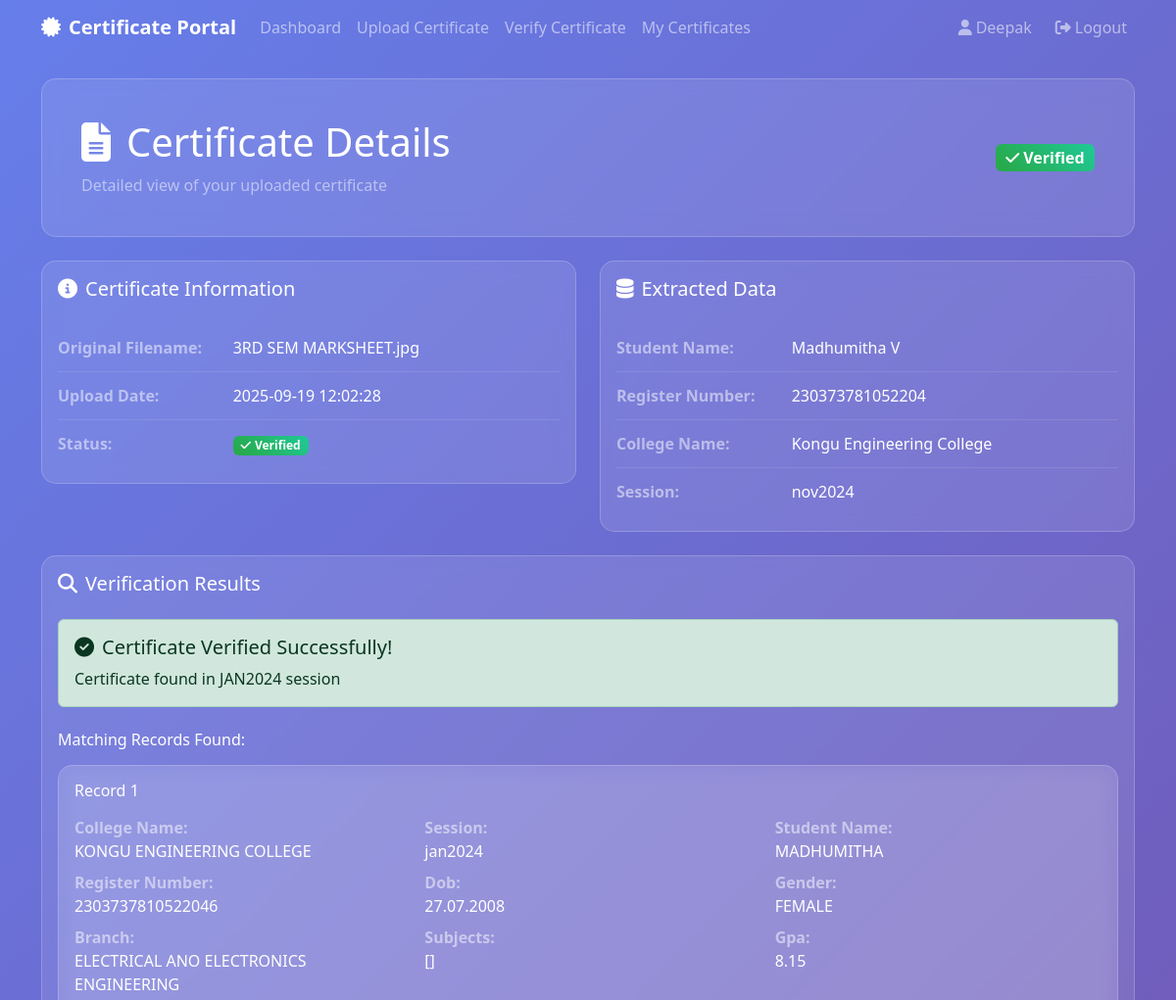
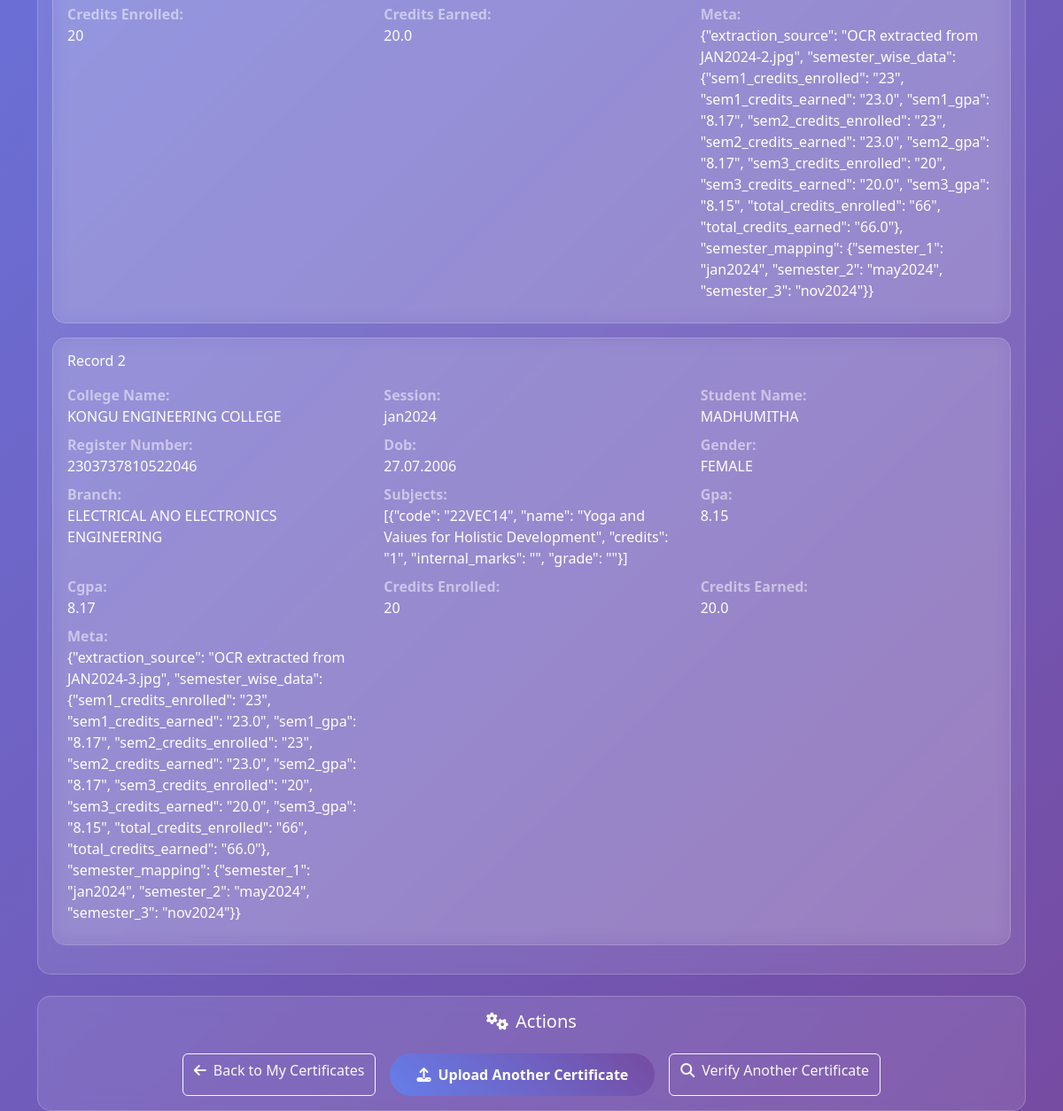
/certificate/2 (signed in), run on the app's committed database (2 pictures, top to bottom).
### tables this page shows
CREATE TABLE user_certificates (
        id INTEGER PRIMARY KEY AUTOINCREMENT,
        user_id INTEGER,
        filename TEXT NOT NULL,
        original_filename TEXT NOT NULL,
        upload_date TIMESTAMP DEFAULT CURRENT_TIMESTAMP,
        extracted_data TEXT,
        verification_status TEXT DEFAULT 'pending',
        verification_result TEXT,
        FOREIGN KEY (user_id) REFERENCES portal_users (id)
    );

### user/app.py (the view)
@app.route('/certificate/<int:cert_id>')
@login_required
def view_certificate(cert_id):
    conn = get_user_db()
    cursor = conn.cursor()
    cursor.execute('SELECT * FROM user_certificates WHERE id = ? AND user_id = ?', (cert_id, session['user_id']))
    cert = cursor.fetchone()
    conn.close()
    if not cert:
        flash('Certificate not found.', 'danger')
        return redirect(url_for('my_certificates'))
    cert_data = {
        'id': cert[0], 'user_id': cert[1], 'filename': cert[2], 'original_filename': cert[3],
        'upload_date': cert[4], 'extracted_data': json.loads(cert[5] or '{}'),
        'verification_status': cert[6], 'verification_result': json.loads(cert[7] or '{}')
    }
    return render_template('view_certificate.html', certificate=cert_data)

### user/app.py (called while the page is built)
def get_user_db():
    return sqlite3.connect(USER_DB_PATH)

def login_required(f):
    @wraps(f)
    def decorated_function(*args, **kwargs):
        if 'user_id' not in session:
            flash('Please log in to access this page.', 'warning')
            return redirect(url_for('login'))
        return f(*args, **kwargs)
    return decorated_function

### user/templates/view_certificate.html (shortened to what this page needs)
<!DOCTYPE html>
<html lang="en">
<head>
    <link href="https://cdn.jsdelivr.net/npm/bootstrap@5.3.2/dist/css/bootstrap.min.css" rel="stylesheet">
    <link href="https://cdnjs.cloudflare.com/ajax/libs/font-awesome/6.4.0/css/all.min.css" rel="stylesheet">
</head>
<body>
    <nav class="navbar navbar-expand-lg navbar-dark bg-transparent">
        <div class="container">
            <a class="navbar-brand fw-bold" href="{{ url_for('dashboard') }}">
                <i class="fas fa-certificate me-2"></i>Certificate Portal
            </a>
            <div class="collapse navbar-collapse" id="navbarNav">
                <div class="navbar-nav me-auto">
                    <a class="nav-link" href="{{ url_for('dashboard') }}">Dashboard</a>
                    <a class="nav-link" href="{{ url_for('upload_certificate') }}">Upload Certificate</a>
                    <a class="nav-link" href="{{ url_for('verify_certificate') }}">Verify Certificate</a>
                    <a class="nav-link" href="{{ url_for('my_certificates') }}">My Certificates</a>
                </div>
                <div class="navbar-nav">
                    <span class="navbar-text me-3">
                        <i class="fas fa-user me-1"></i>{{ session.full_name }}
                    </span>
                    <a class="nav-link" href="{{ url_for('logout') }}">
                        <i class="fas fa-sign-out-alt me-1"></i>Logout
                    </a>
                </div>
            </div>
        </div>
    </nav>
    <div class="container mt-4">
        <div class="row mb-4">
            <div class="col-12">
                <div class="card p-4">
                    <div class="card-body">
                        <div class="d-flex justify-content-between align-items-center">
                            <div>
                                <h1 class="text-white mb-2">
                                    <i class="fas fa-file-alt me-3"></i>Certificate Details
                                </h1>
                                <p class="text-white-50 mb-0">
                                    Detailed view of your uploaded certificate
                                </p>
                            </div>
                            <div>
                                {% if certificate.verification_status == 'verified' %}
                                    <span class="badge badge-verified fs-6">
                                        <i class="fas fa-check me-1"></i>Verified
                                    </span>
                                {% else %}
                                    <span class="badge badge-pending fs-6">
                                        <i class="fas fa-clock me-1"></i>Pending
                                    </span>
                                {% endif %}
                            </div>
                        </div>
                    </div>
                </div>
            </div>
        </div>
        <div class="row">
            <div class="col-lg-6 mb-4">
                <div class="card">
                    <div class="card-body">
                        <h5 class="text-white mb-4">
                            <i class="fas fa-info-circle me-2"></i>Certificate Information
                        </h5>
                        <div class="info-row">
                            <div class="row">
                                <div class="col-sm-4">
                                    <strong class="text-white-50">Original Filename:</strong>
                                </div>
                                <div class="col-sm-8">
                                    <span class="text-white">{{ certificate.original_filename }}</span>
                                </div>
                            </div>
                        </div>
                        <div class="info-row">
                            <div class="row">
                                <div class="col-sm-4">
                                    <strong class="text-white-50">Upload Date:</strong>
                                </div>
                                <div class="col-sm-8">
                                    <span class="text-white">{{ certificate.upload_date }}</span>
                                </div>
                            </div>
                        </div>
                        <div class="info-row">
                            <div class="row">
                                <div class="col-sm-4">
                                    <strong class="text-white-50">Status:</strong>
                                </div>
                                <div class="col-sm-8">
                                    {% if certificate.verification_status == 'verified' %}
                                        <span class="badge badge-verified">
                                            <i class="fas fa-check me-1"></i>Verified
                                        </span>
                                    {% else %}
                                        <span class="badge badge-pending">
                                            <i class="fas fa-clock me-1"></i>Pending
                                        </span>
                                    {% endif %}
                                </div>
                            </div>
                        </div>
                    </div>
                </div>
            </div>
            <div class="col-lg-6 mb-4">
                <div class="card">
                    <div class="card-body">
                        <h5 class="text-white mb-4">
                            <i class="fas fa-database me-2"></i>Extracted Data
                        </h5>
                        {% if certificate.extracted_data %}
                            {% for key, value in certificate.extracted_data.items() %}
                                {% if value %}
                                    <div class="info-row">
                                        <div class="row">
                                            <div class="col-sm-4">
                                                <strong class="text-white-50">{{ key.replace('_', ' ').title() }}:</strong>
                                            </div>
                                            <div class="col-sm-8">
                                                <span class="text-white">{{ value }}</span>
                                            </div>
                                        </div>
                                    </div>
                                {% endif %}
                            {% endfor %}
                        {% else %}
                            <div class="text-center text-white-50">
                                <i class="fas fa-exclamation-circle fa-2x mb-2"></i>
                                <p>No data extracted from this certificate</p>
                            </div>
                        {% endif %}
                    </div>
                </div>
            </div>
        </div>
        {% if certificate.verification_result %}
        <div class="row mb-4">
            <div class="col-12">
                <div class="card">
                    <div class="card-body">
                        <h5 class="text-white mb-4">
                            <i class="fas fa-search me-2"></i>Verification Results
                        </h5>
                        {% set result = certificate.verification_result %}
                        {% if result.status == 'verified' %}
                            <div class="alert alert-success">
                                <h5 class="alert-heading">
                                    <i class="fas fa-check-circle me-2"></i>Certificate Verified Successfully!
                                </h5>
                                <p class="mb-0">{{ result.message }}</p>
                            </div>
                            {% if result.records %}
                                <h6 class="text-white mt-4 mb-3">Matching Records Found:</h6>
                                {% for record in result.records %}
                                    <div class="card mb-3">
                                        <div class="card-body">
                                            <h6 class="text-white mb-3">Record {{ loop.index }}</h6>
                                            <div class="row">
                                                {% for key, value in record.items() %}
                                                    {% if value and key != 'id' %}
                                                        <div class="col-lg-4 col-md-6 mb-2">
                                                            <strong class="text-white-50">{{ key.replace('_', ' ').title() }}:</strong>
                                                            <br>
                                                            <span class="text-white">{{ value }}</span>
                                                        </div>
                                                    {% endif %}
                                                {% endfor %}
                                            </div>
                                        </div>
                                    </div>
                                {% endfor %}
                            {% endif %}
                        {% endif %}
                    </div>
                </div>
            </div>
        </div>
        {% endif %}
        <div class="row">
            <div class="col-12">
                <div class="card">
                    <div class="card-body text-center">
                        <h5 class="text-white mb-4">
                            <i class="fas fa-cogs me-2"></i>Actions
                        </h5>
                        <div class="d-flex justify-content-center gap-3 flex-wrap">
                            <a href="{{ url_for('my_certificates') }}" class="btn btn-outline-light">
                                <i class="fas fa-arrow-left me-2"></i>Back to My Certificates
                            </a>
                            <a href="{{ url_for('upload_certificate') }}" class="btn btn-custom">
                                <i class="fas fa-upload me-2"></i>Upload Another Certificate
                            </a>
                            <a href="{{ url_for('verify_certificate') }}" class="btn btn-outline-light">
                                <i class="fas fa-search me-2"></i>Verify Another Certificate
                            </a>
                        </div>
                    </div>
                </div>
            </div>
        </div>
    </div>
</body>
</html>

### user/templates/view_certificate.html (style rules this page uses)
body { background: linear-gradient(135deg, #667eea 0%, #764ba2 100%); min-height: 100vh; }
.card { backdrop-filter: blur(10px); background: rgba(255, 255, 255, 0.1); border: 1px solid rgba(255, 255, 255, 0.2); border-radius: 15px; }
.badge-verified { background: linear-gradient(45deg, #28a745, #20c997); }
.btn-custom { background: linear-gradient(45deg, #667eea, #764ba2); border: none; padding: 12px 30px; border-radius: 25px; color: white; font-weight: 600; transition: all 0.3s ease; }
.info-row { border-bottom: 1px solid rgba(255, 255, 255, 0.1); padding: 0.75rem 0; }
.info-row:last-child { border-bottom: none; }

### data on the page
user_certificates: original_filename "3RD SEM MARKSHEET.jpg", upload_date "2025-09-19 12:02:28"

### other printed values
{{ session.full_name }} "Deepak"
{{ key.replace('_', ' ').title() }} "Student Name" "Register Number" "College Name" "Session"
{{ value }} "Madhumitha V" "230373781052204" "Kongu Engineering College" "nov2024"
{{ result.message }} "Certificate found in JAN2024 session"
{{ key.replace('_', ' ').title() }} "College Name" "Session" "Student Name" "Register Number" "Dob" "Gender" "Branch" "Subjects" "Gpa" "Credits Enrolled" "Credits Earned" "Meta" "College Name" "Session" "Student Name" "Register Number" "Dob" "Gender" "Branch" "Subjects" "Gpa" "Cgpa" "Credits Enrolled" "Credits Earned" "Meta"
{{ value }} "KONGU ENGINEERING COLLEGE" "jan2024" "MADHUMITHA" "2303737810522046" "27.07.2008" "FEMALE" "ELECTRICAL ANO ELECTRONICS ENGINEERING" "[]" "8.15" "20" "20.0" "KONGU ENGINEERING COLLEGE" "jan2024" "MADHUMITHA" "2303737810522046" "27.07.2006" "FEMALE" "ELECTRICAL ANO ELECTRONICS ENGINEERING" "[{\"code\": \"22VEC14\", \"name\": \"Yoga and Vaiues for Holistic Development\", \"credits\": \"1\", \"internal_marks\": \"\", \"grade\": \"\"}]" "8.15" "8.17" "20" "20.0"
